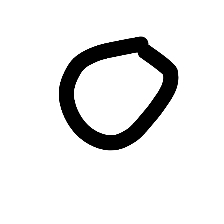
#> input picture handDigitDataset/digit_0/0_1731162497263_me.jpg, 224 x 224 px; its folder holds only this picture in this run
$ python test_bitmask.py
#> lines starting #> are read from the running program, lines starting #| are printed output that depends on the picture; after the words box and inside, x2 and y2 are one past the last pixel; in counts of white or black regions, pixels touching at a corner belong together
import os
import cv2
import numpy as np
from PIL import Image, ImageOps

def apply_bitmask(img_path):
    # Load image in grayscale
    img_gray = cv2.imread(img_path, cv2.IMREAD_GRAYSCALE)
#> img_gray is the input picture: shape (224, 224); min 0, max 255, mean 231
    if img_gray is None:
        print(f"Failed to load {img_path}")
        return None

    # Apply Otsu's threshold with binary inversion
    # This assumes dark digit on light background, which turns it into white digit on black background
    _, thresh = cv2.threshold(img_gray, 0, 255, cv2.THRESH_BINARY_INV + cv2.THRESH_OTSU)
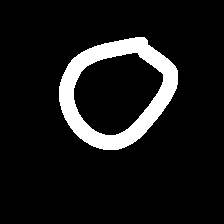
#> thresh: shape (224, 224); 9.4% white; 1 white region, box (x1, y1, x2, y2) and area: (59, 37, 178, 150) 4727

    # Find bounding box of the white digit
    pts = np.argwhere(thresh > 0)
#> pts = 4727 pairs, first value 37 to 149, second value 59 to 177
    if len(pts) > 0:
        y_min, x_min = pts.min(axis=0)
#> y_min = 37; x_min = 59
        y_max, x_max = pts.max(axis=0)
#> y_max = 149; x_max = 177
        # Crop the thresholded image
        cropped = thresh[y_min:y_max+1, x_min:x_max+1]
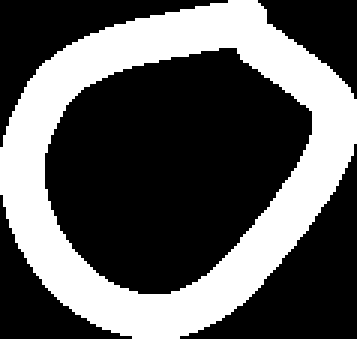
#> cropped: shape (113, 119) (shown 3 times larger); 35.2% white; 1 white region, box (x1, y1, x2, y2) and area: (0, 0, 119, 113) 4727

        # Pad cropped image to keep aspect ratio and avoid touching borders
        # Convert to PIL for easy padding or do it in numpy
        pil_img = Image.fromarray(cropped)
        padding = int(max(pil_img.size) * 0.1) # 10% padding
#> padding = 11
        pil_img = ImageOps.expand(pil_img, border=padding, fill=0)
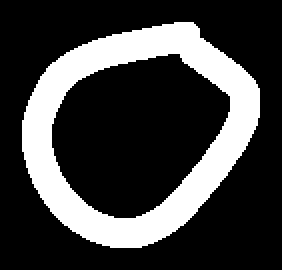
#> pil_img: PIL image 141x135 L (shown 2 times larger); 24.8% white; 1 white region, box (x1, y1, x2, y2) and area: (11, 11, 130, 124) 4727
    else:
        pil_img = Image.fromarray(thresh)

    return pil_img

import glob
# Test on handDigitDataset
h_files = glob.glob("../handDigitDataset/digit_0/*.png") + glob.glob("../handDigitDataset/digit_0/*.jpg")
if h_files:
    pil_h = apply_bitmask(h_files[0])
    if pil_h:
        print("Hand digit bitmask shape:", pil_h.size)
#| Hand digit bitmask shape: (141, 135)
        arr = np.array(pil_h)
        print(f"Hand digit bitmask unique values: {np.unique(arr)}")
#| Hand digit bitmask unique values: [  0 255]

# Test on Dataset
d_files = glob.glob("../Dataset/character_0/*.png") + glob.glob("../Dataset/character_0/*.jpg")
if d_files:
    pil_d = apply_bitmask(d_files[0])
    if pil_d:
        print("Dataset digit bitmask shape:", pil_d.size)
        arr = np.array(pil_d)
        print(f"Dataset digit bitmask unique values: {np.unique(arr)}")

$ run again, on handDigitDataset/digit_0/0_1731521816274_me.jpg
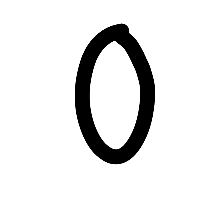
#> input picture handDigitDataset/digit_0/0_1731521816274_me.jpg, 224 x 224 px
#> in apply_bitmask, img_gray is the input picture: shape (224, 224); min 0, max 255, mean 232
#> in apply_bitmask, `_, thresh = cv2.threshold(img_gray, 0, 255, cv2.THRESH_BINARY_INV + cv..`:
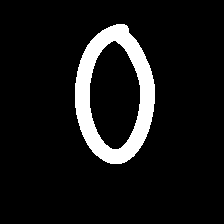
#> thresh: shape (224, 224); 9% white; 1 white region, box (x1, y1, x2, y2) and area: (75, 24, 155, 164) 4531
#> pts = 4531 pairs, first value 24 to 163, second value 75 to 154
#> y_min = 24; x_min = 75
#> y_max = 163; x_max = 154
#> cropped: shape (140, 80); 40.5% white; 1 white region, box (x1, y1, x2, y2) and area: (0, 0, 80, 140) 4531
#> in apply_bitmask, `pil_img = ImageOps.expand(pil_img, border=padding, fill=0)`:
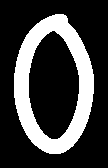
#> pil_img: PIL image 108x168 L; 25% white; 1 white region, box (x1, y1, x2, y2) and area: (14, 14, 94, 154) 4531
#| Hand digit bitmask shape: (108, 168)
#| Hand digit bitmask unique values: [  0 255]

$ run again, on handDigitDataset/digit_0/0_1731622665232_me.jpg
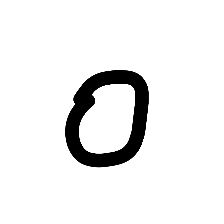
#> input picture handDigitDataset/digit_0/0_1731622665232_me.jpg, 224 x 224 px
#> in apply_bitmask, img_gray is the input picture: shape (224, 224); min 0, max 255, mean 237.1
#> in apply_bitmask, `_, thresh = cv2.threshold(img_gray, 0, 255, cv2.THRESH_BINARY_INV + cv..`:
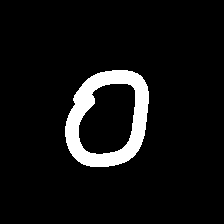
#> thresh: shape (224, 224); 7% white; 1 white region, box (x1, y1, x2, y2) and area: (65, 70, 149, 167) 3532
#> pts = 3532 pairs, first value 70 to 166, second value 65 to 148
#> y_min = 70; x_min = 65
#> y_max = 166; x_max = 148
#> cropped: shape (97, 84); 43.3% white; 1 white region, box (x1, y1, x2, y2) and area: (0, 0, 84, 97) 3532
#> in apply_bitmask, `pil_img = ImageOps.expand(pil_img, border=padding, fill=0)`:
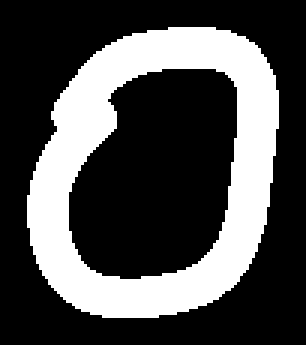
#> pil_img: PIL image 102x115 L (shown 3 times larger); 30.1% white; 1 white region, box (x1, y1, x2, y2) and area: (9, 9, 93, 106) 3532
#| Hand digit bitmask shape: (102, 115)
#| Hand digit bitmask unique values: [  0 255]

$ run again, on handDigitDataset/digit_0/digit0__d662dea0-5d4c-11e7-a1da-86a857f0136a.jpg
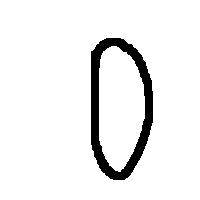
#> input picture handDigitDataset/digit_0/digit0__d662dea0-5d4c-11e7-a1da-86a857f0136a.jpg, 200 x 200 px
#> img_gray: shape (200, 200); 93.1% white; 1 black region, box (x1, y1, x2, y2) and area: (91, 38, 153, 180) 2753
#> pts = 2753 pairs, first value 38 to 179, second value 91 to 152
#> y_min = 38; x_min = 91
#> y_max = 179; x_max = 152
#> in apply_bitmask, `cropped = thresh[y_min:y_max+1, x_min:x_max+1]`:
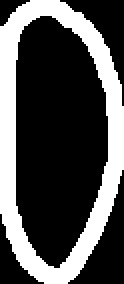
#> cropped: shape (142, 62) (shown 2 times larger); 31.3% white; 1 white region, box (x1, y1, x2, y2) and area: (0, 0, 62, 142) 2753
#> in apply_bitmask, `pil_img = ImageOps.expand(pil_img, border=padding, fill=0)`:
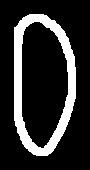
#> pil_img: PIL image 90x170 L; 18% white; 1 white region, box (x1, y1, x2, y2) and area: (14, 14, 76, 156) 2753
#| Hand digit bitmask shape: (90, 170)
#| Hand digit bitmask unique values: [  0 255]

$ run again, on handDigitDataset/digit_0/0_1731167729316_me.jpg
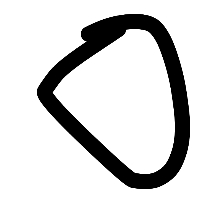
#> input picture handDigitDataset/digit_0/0_1731167729316_me.jpg, 224 x 224 px
#> in apply_bitmask, img_gray is the input picture: shape (224, 224); min 0, max 255, mean 217.7
#> in apply_bitmask, `_, thresh = cv2.threshold(img_gray, 0, 255, cv2.THRESH_BINARY_INV + cv..`:
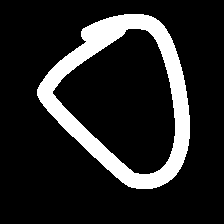
#> thresh: shape (224, 224); 14.7% white; 1 white region, box (x1, y1, x2, y2) and area: (37, 14, 190, 189) 7353
#> pts = 7353 pairs, first value 14 to 188, second value 37 to 189
#> y_min = 14; x_min = 37
#> y_max = 188; x_max = 189
#> cropped: shape (175, 153); 27.5% white; 1 white region, box (x1, y1, x2, y2) and area: (0, 0, 153, 175) 7353
#> in apply_bitmask, `pil_img = ImageOps.expand(pil_img, border=padding, fill=0)`:
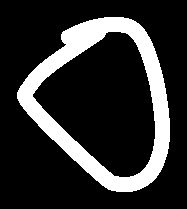
#> pil_img: PIL image 187x209 L; 18.8% white; 1 white region, box (x1, y1, x2, y2) and area: (17, 17, 170, 192) 7353
#| Hand digit bitmask shape: (187, 209)
#| Hand digit bitmask unique values: [  0 255]
